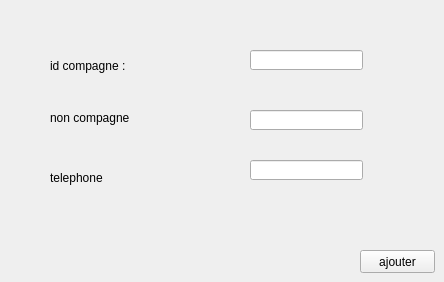
   <widget class="QWidget" name="tab_7">
    <attribute name="title">
     <string>ajouter</string>
    </attribute>
    <widget class="QLineEdit" name="lineEdit_4">
     <property name="geometry">
      <rect>
       <x>250</x>
       <y>50</y>
       <width>113</width>
       <height>20</height>
      </rect>
     </property>
    </widget>
    <widget class="QLineEdit" name="lineEdit_5">
     <property name="geometry">
      <rect>
       <x>250</x>
       <y>110</y>
       <width>113</width>
       <height>20</height>
      </rect>
     </property>
    </widget>
    <widget class="QLineEdit" name="lineEdit_6">
     <property name="geometry">
      <rect>
       <x>250</x>
       <y>160</y>
       <width>113</width>
       <height>20</height>
      </rect>
     </property>
    </widget>
    <widget class="QLabel" name="label_8">
     <property name="geometry">
      <rect>
       <x>50</x>
       <y>50</y>
       <width>81</width>
       <height>31</height>
      </rect>
     </property>
     <property name="text">
      <string>id compagne :</string>
     </property>
    </widget>
    <widget class="QLabel" name="label_9">
     <property name="geometry">
      <rect>
       <x>50</x>
       <y>110</y>
       <width>81</width>
       <height>16</height>
      </rect>
     </property>
     <property name="text">
      <string>non compagne :</string>
     </property>
    </widget>
    <widget class="QLabel" name="label_10">
     <property name="geometry">
      <rect>
       <x>50</x>
       <y>170</y>
       <width>91</width>
       <height>16</height>
      </rect>
     </property>
     <property name="text">
      <string>telephone</string>
     </property>
    </widget>
    <widget class="QPushButton" name="ajouter">
     <property name="geometry">
      <rect>
       <x>360</x>
       <y>250</y>
       <width>75</width>
       <height>23</height>
      </rect>
     </property>
     <property name="text">
      <string>ajouter</string>
     </property>
    </widget>
   </widget>
